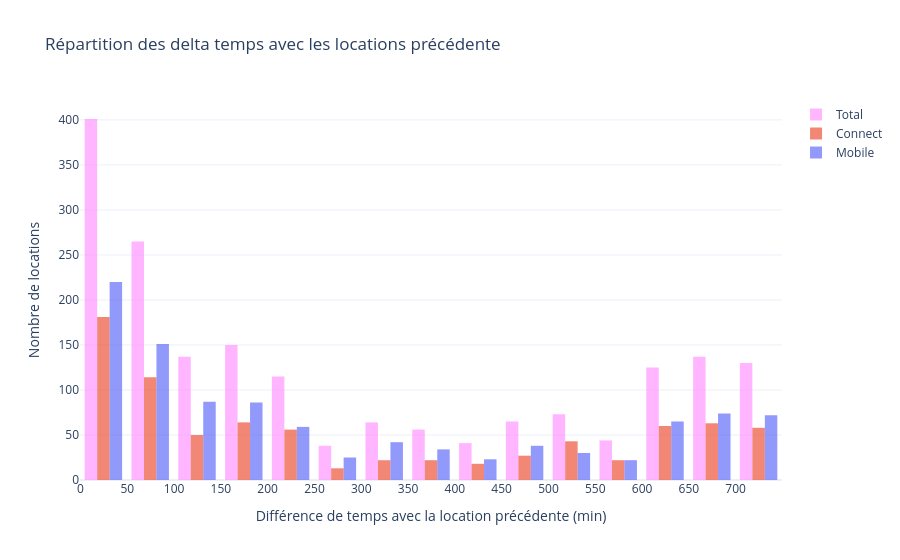

The notebook cell saved with this chart:
### Code cell
#répartition des delta

fig = go.Figure()

#add bar Total    
fig.add_trace(
    go.Histogram(
        x=data["time_delta_with_previous_rental_in_minutes"],
        name="Total",
        textposition='auto',
        marker_color = palette.get("Total", "gray"),
        opacity=0.7,
        nbinsx= 25
    )
)

for checkin_type, subset in data.groupby("checkin_type"):
    fig.add_trace(
        go.Histogram(
            x=subset["time_delta_with_previous_rental_in_minutes"],
            name=str(checkin_type).capitalize(),
            marker_color=palette.get(checkin_type, "gray"),
            opacity=0.7,
        )
    )

fig.update_layout(
    title="Répartition des delta temps avec les locations précédente",
    barmode="group",
    xaxis_title="Différence de temps avec la location précédente (min)",
    yaxis_title="Nombre de locations",
    template="plotly_white"
)
fig.update_xaxes(dtick=50)
fig.show()

### Figure 1 — Plotly figure (JSON) as saved in the notebook; plotly's stock layout.template omitted (floating-point values rounded to 4 significant figures; data arrays with more than 128 entries replaced by an {"elided": "..."} marker saying what was removed)
{"data": [{"marker": {"color": "#FF97FF"}, "name": "Total", "nbinsx": 25, "opacity": 0.7, "textposition": "auto", "type": "histogram", "x": {"elided": "21310 float values"}}, {"marker": {"color": "#EF553B"}, "name": "Connect", "opacity": 0.7, "type": "histogram", "x": {"elided": "4307 float values"}}, {"marker": {"color": "#636EFA"}, "name": "Mobile", "opacity": 0.7, "type": "histogram", "x": {"elided": "17003 float values"}}], "layout": {"barmode": "group", "title": {"text": "Répartition des delta temps avec les locations précédente"}, "xaxis": {"dtick": 50, "title": {"text": "Différence de temps avec la location précédente (min)"}}, "yaxis": {"title": {"text": "Nombre de locations"}}}}
